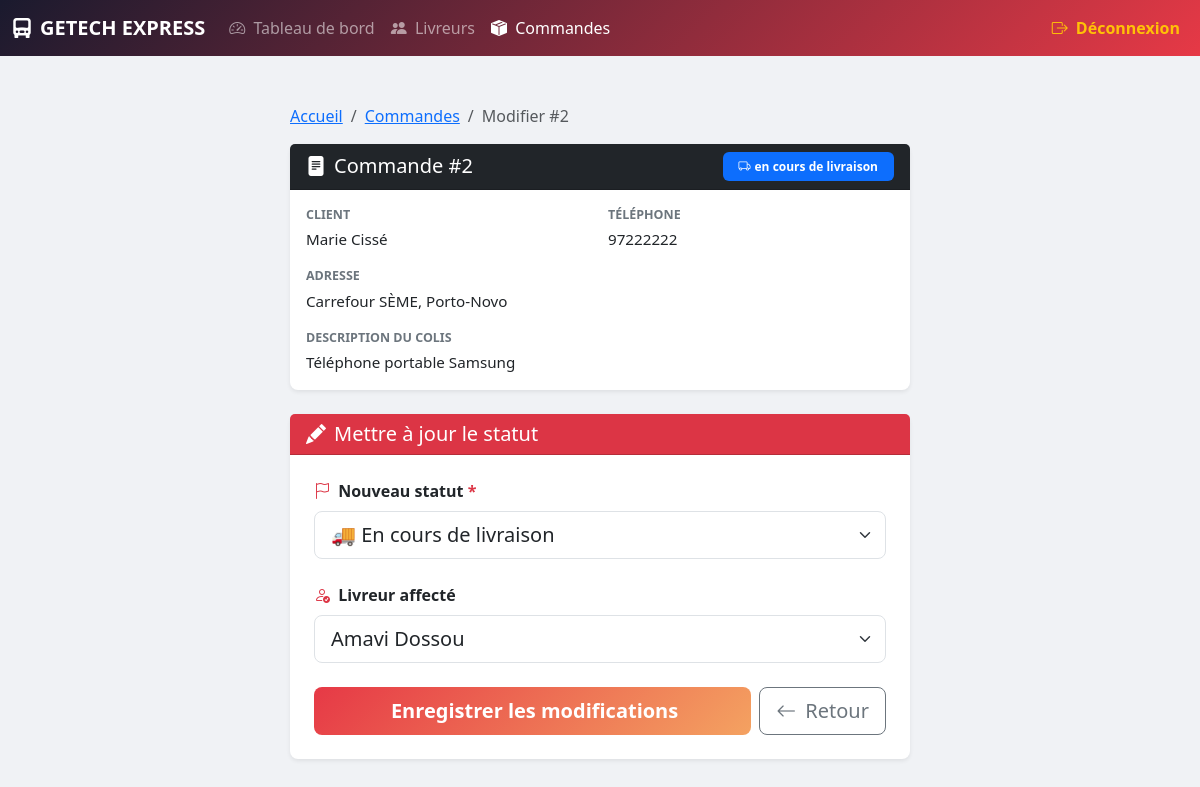
/modifier_statut.php?id=2 (signed in), run on the app's committed database.
### tables this page shows
CREATE TABLE IF NOT EXISTS commande (
    id            INT         NOT NULL AUTO_INCREMENT,
    description   TEXT        NOT NULL,
    client        VARCHAR(150) NOT NULL,
    telclient     VARCHAR(20) NOT NULL,
    adresseclient VARCHAR(255) NOT NULL,
    statut        ENUM('en préparation', 'en cours de livraison', 'livré') NOT NULL DEFAULT 'en préparation',
    livreur_id    INT         DEFAULT NULL,
    PRIMARY KEY (id),
    CONSTRAINT fk_commande_livreur
        FOREIGN KEY (livreur_id) REFERENCES livreur(id)
        ON DELETE SET NULL
        ON UPDATE CASCADE
);

CREATE TABLE IF NOT EXISTS livreur (
    id          INT          NOT NULL AUTO_INCREMENT,
    nomcomplet  VARCHAR(150) NOT NULL,
    telephone   VARCHAR(20)  NOT NULL,
    PRIMARY KEY (id)
);

### modifier_statut.php (the view, shortened to what this page needs)
<?php
require_once 'config.php';
$id = isset($_GET['id']) && is_numeric($_GET['id']) ? (int) $_GET['id'] : 0;
$stmt = $pdo->prepare("
    SELECT c.*, l.nomcomplet AS livreur_nom
    FROM commande c
    LEFT JOIN livreur l ON c.livreur_id = l.id
    WHERE c.id = ?
");
$stmt->execute([$id]);
$commande = $stmt->fetch();
$stmt_liv = $pdo->query('SELECT id, nomcomplet FROM livreur ORDER BY nomcomplet ASC');
$livreurs = $stmt_liv->fetchAll();
$badge_map = [
    'en préparation'        => ['class' => 'bg-warning text-dark', 'icon' => 'bi-hourglass-split'],
    'en cours de livraison' => ['class' => 'bg-primary text-white', 'icon' => 'bi-truck'],
    'livré'                 => ['class' => 'bg-success text-white', 'icon' => 'bi-check-circle-fill'],
];
$badge = $badge_map[$commande['statut']] ?? ['class' => 'bg-secondary text-white', 'icon' => 'bi-question'];
?>
<!DOCTYPE html>
<html lang="fr">
<head>
    <link href="https://cdn.jsdelivr.net/npm/bootstrap@5.3.0/dist/css/bootstrap.min.css" rel="stylesheet">
    <link href="https://cdn.jsdelivr.net/npm/bootstrap-icons@1.10.5/font/bootstrap-icons.css" rel="stylesheet">
</head>
<body>
<?php require_once 'header.php'; ?>
<div class="container py-5">
    <div class="form-card">
        <nav aria-label="breadcrumb" class="mb-3">
            <ol class="breadcrumb">
                <li class="breadcrumb-item"><a href="dashboard.php">Accueil</a></li>
                <li class="breadcrumb-item"><a href="commandes.php">Commandes</a></li>
                <li class="breadcrumb-item active">Modifier #<?= $id ?></li>
            </ol>
        </nav>
        <div class="card shadow-sm border-0 rounded-3 mb-4">
            <div class="card-header bg-dark text-white d-flex justify-content-between align-items-center">
                <h5 class="mb-0"><i class="bi bi-file-text-fill me-2"></i>Commande #<?= $id ?></h5>
                <span class="badge <?= $badge['class'] ?> px-3 py-2">
                    <i class="bi <?= $badge['icon'] ?> me-1"></i><?= htmlspecialchars($commande['statut']) ?>
                </span>
            </div>
            <div class="card-body">
                <div class="row g-3">
                    <div class="col-md-6">
                        <p class="info-label mb-1">Client</p>
                        <p class="info-value mb-0"><?= htmlspecialchars($commande['client']) ?></p>
                    </div>
                    <div class="col-md-6">
                        <p class="info-label mb-1">Téléphone</p>
                        <p class="info-value mb-0"><?= htmlspecialchars($commande['telclient']) ?></p>
                    </div>
                    <div class="col-12">
                        <p class="info-label mb-1">Adresse</p>
                        <p class="info-value mb-0"><?= htmlspecialchars($commande['adresseclient']) ?></p>
                    </div>
                    <div class="col-12">
                        <p class="info-label mb-1">Description du colis</p>
                        <p class="info-value mb-0"><?= htmlspecialchars($commande['description']) ?></p>
                    </div>
                </div>
            </div>
        </div>
        <div class="card shadow-sm border-0 rounded-3">
            <div class="card-header bg-danger text-white">
                <h5 class="mb-0"><i class="bi bi-pencil-fill me-2"></i>Mettre à jour le statut</h5>
            </div>
            <div class="card-body p-4">
                <form method="POST" action="modifier_statut.php?id=<?= $id ?>">
                    <div class="mb-4">
                        <label for="statut" class="form-label fw-semibold">
                            <i class="bi bi-flag me-1 text-danger"></i> Nouveau statut <span class="text-danger">*</span>
                        </label>
                        <select class="form-select form-select-lg" id="statut" name="statut" required>
                            <option value="en cours de livraison"
                                <?= $commande['statut'] === 'en cours de livraison' ? 'selected' : '' ?>>
                                🚚 En cours de livraison
                            </option>
                        </select>
                    </div>
                    <div class="mb-4">
                        <label for="livreur_id" class="form-label fw-semibold">
                            <i class="bi bi-person-check me-1 text-danger"></i> Livreur affecté
                        </label>
                        <select class="form-select form-select-lg" id="livreur_id" name="livreur_id">
                            <?php foreach ($livreurs as $liv): ?>
                                <option value="<?= $liv['id'] ?>"
                                    <?= $commande['livreur_id'] == $liv['id'] ? 'selected' : '' ?>>
                                    <?= htmlspecialchars($liv['nomcomplet']) ?>
                                </option>
                            <?php endforeach; ?>
                        </select>
                    </div>
                    <div class="d-flex gap-2">
                        <button type="submit" class="btn btn-save btn-lg flex-fill">
                            <i class="bi bi-floppy-fill me-1"></i> Enregistrer les modifications
                        </button>
                        <a href="commandes.php" class="btn btn-outline-secondary btn-lg">
                            <i class="bi bi-arrow-left me-1"></i> Retour
                        </a>
                    </div>
                </form>
            </div>
        </div>
    </div>
</div>
</body>
</html>

### modifier_statut.php (style rules this page uses)
body { background-color: #f0f2f5; }
.form-card { max-width: 620px; margin: 0 auto; }
.btn-save { background: linear-gradient(135deg,#e63946,#f4a261); border:none; color:white; font-weight:600; }
.info-label { font-size: 0.78rem; text-transform: uppercase; color: #6c757d; font-weight: 700; }
.info-value { font-size: 0.95rem; font-weight: 500; }

### data on the page
commande: statut "en cours de livraison", client "Marie Cissé", telclient "97222222", adresseclient "Carrefour SÈME, Porto-Novo", description "Téléphone portable Samsung", statut "🚚 En cours de livraison", livreur_id "Amavi Dossou"

### other printed values
$id "2"
